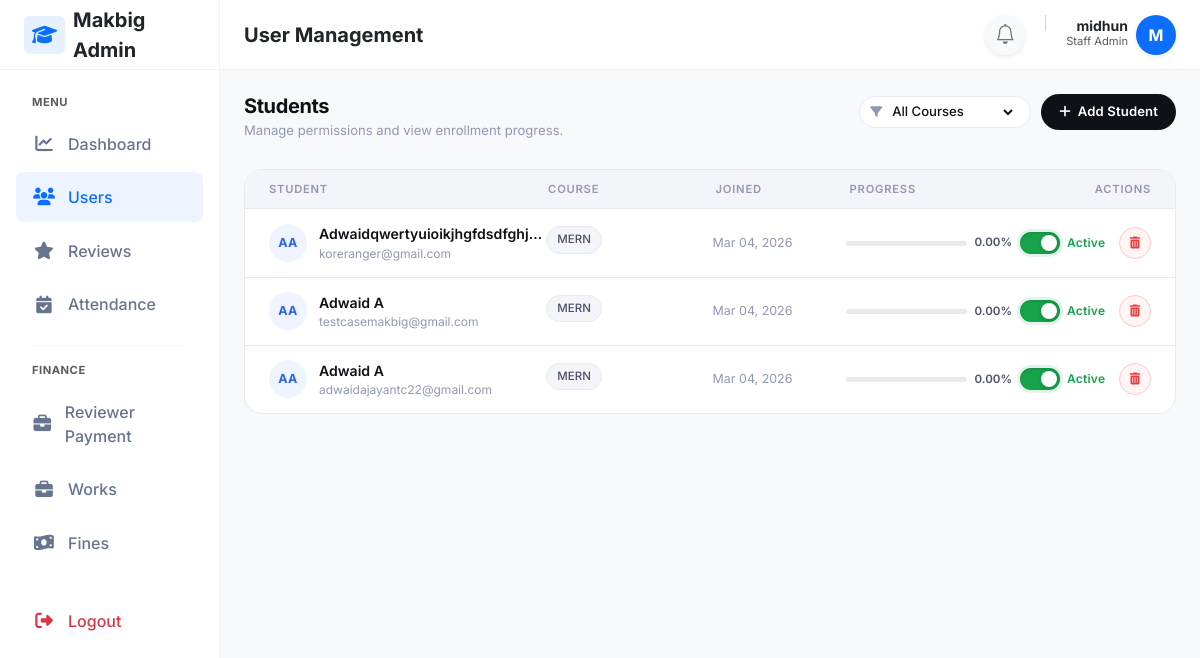
/staff/users/ (signed in), run on an earlier commit of the app's database.
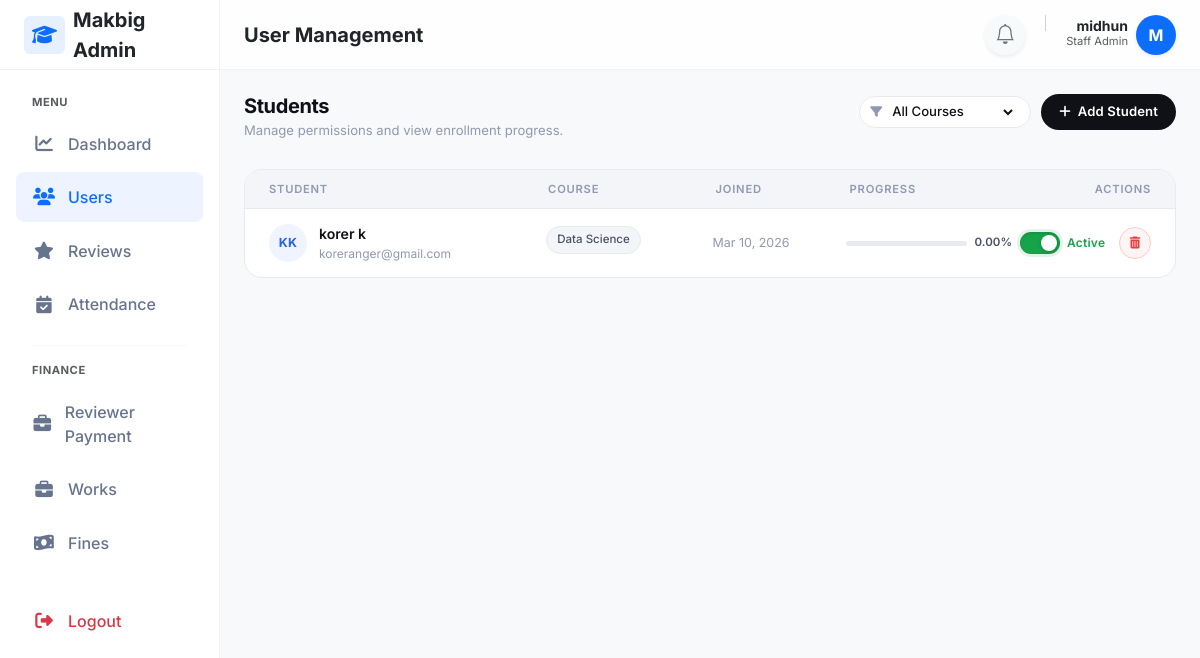
And on a later commit of the database.
### adminpanel/models.py (models this page shows, shortened)
class User(AbstractUser):
    email=models.EmailField(unique=True,db_index=True)
    mobile_number = models.CharField(max_length=15, blank=True, null=True,validators=[mobile_validator])
    is_student=models.BooleanField(default=False)
    first_name = models.CharField(max_length=100,validators=[name_validator])
    last_name = models.CharField(max_length=100,validators=[name_validator])

class StudentProfile(models.Model):
    user=models.OneToOneField(User, on_delete=models.CASCADE)
    course=models.ForeignKey(Course,on_delete=models.PROTECT)
    is_active = models.BooleanField(default=True)
    enrollment_date=models.DateField(auto_now_add=True)
    progress_percent=models.DecimalField(max_digits=5, decimal_places=2, default=0,validators=[MinValueValidator(Decimal('0.00')),MaxValueValidator(Decimal('100.00'))])

class Course(models.Model):
    name=models.CharField(max_length=200)
    description=models.TextField(blank=True,null=True, max_length=2000)
    duration_months=models.PositiveIntegerField(default=6,validators=[MinValueValidator(1),MaxValueValidator(60)])

### adminpanel/views.py (the view)
# urls.py: path('staff/users/', views.staff_students, name='staff_students'),
@never_cache
@login_required
@user_passes_test(is_admin_user)
def staff_students(request):
    courses=Course.objects.all()
    course_id=request.GET.get('course')
    students=StudentProfile.objects.select_related('user','course').order_by('-id')
    if course_id and course_id.isdigit():
        students=students.filter(course_id=int(course_id))
    paginator=Paginator(students,10)
    page_number=request.GET.get('page')
    page_obj=paginator.get_page(page_number)
    context={
            'page_obj':page_obj,
            'courses':courses,
            'selected_course':course_id,
        }
    return render(request,'adminpanel/users.html',context)

### adminpanel/views.py (called while the page is built)
def is_admin_user(user):
    return user.is_authenticated and (user.is_staff or user.is_superuser)

### reviewtickets/context_processors.py (called while the page is built)
def ticket_notifications(request):
    if request.user.is_authenticated and request.user.is_staff:
        count = ReviewTicket.objects.filter(
            status='pending',
            is_seen=False
        ).count()
        return {'ticket_notification_count': count}
    return {}

### templates/adminpanel/users.html (shortened to what this page needs)
{% extends "layouts/staff_layout.html" %}
{% block page_title %}User Management{% endblock %}
{% block content %}
<div class="page-header">
    <div class="page-header-left">
        <h4>Students</h4>
        <p>Manage permissions and view enrollment progress.</p>
    </div>
    <div class="page-header-right">
        <form method="get">
            <div class="filter-pill">
                <i class="fa-solid fa-filter"></i>
                <select name="course" onchange="this.form.submit()">
                    <option value="">All Courses</option>
                </select>
            </div>
        </form>
        <a href="{% url 'add_student' %}" class="btn-add">
            <i class="fa-solid fa-plus"></i> Add Student
        </a>
    </div>
</div>
<div class="table-card">
    <div class="table-head d-none d-md-grid">
        <span>Student</span>
        <span>Course</span>
        <span>Joined</span>
        <span>Progress</span>
        <span style="text-align:right;">Actions</span>
    </div>
    {% for student in page_obj %}
    <div class="s-row">
        <div style="display:flex; align-items:center; gap:12px; min-width:0;">
            <div class="avatar">
                {{ student.user.first_name|first|default:"U"|upper }}{{ student.user.last_name|first|default:""|upper }}
            </div>
            <div style="min-width:0;">
                <div class="s-name">{{ student.user.first_name }} {{ student.user.last_name }}</div>
                <div class="s-email">{{ student.user.email }}</div>
            </div>
        </div>
        <div>
            {% if student.course %}
                <span class="course-badge">{{ student.course.name }}</span>
            {% else %}
                <span class="s-date" style="font-style:italic;">—</span>
            {% endif %}
        </div>
        <div class="s-date">{{ student.enrollment_date|date:"M d, Y" }}</div>
        <div class="prog-wrap">
            <div class="prog-track">
            </div>
            <span class="prog-label">{{ student.progress_percent }}%</span>
        </div>
        <div class="actions-col">
            <div class="toggle-form"
                 onclick="document.getElementById('toggle-btn-{{ student.id }}').click()"
                 style="cursor:pointer;"
                 title="{% if student.is_active %}Click to deactivate{% else %}Click to activate{% endif %}">
                <div class="toggle-track {% if student.is_active %}on{% else %}off{% endif %}"></div>
                <span class="toggle-label {% if student.is_active %}on{% else %}off{% endif %}">
                    {% if student.is_active %}Active{% else %}Inactive{% endif %}
                </span>
            </div>
            <form method="POST" action="{% url 'delete_student' student.id %}">
                <button type="submit" class="btn-del"
                    onclick="return confirm('Delete this student? This cannot be undone.');">
                    <i class="fa-solid fa-trash-can"></i>
                </button>
            </form>
        </div>
    </div>
    {% endfor %}
</div>
{% endblock %}

### templates/layouts/staff_layout.html (shortened to what this page needs)
{% load static %}
<!DOCTYPE html>
<html lang="en">
<head>
    <link href="https://cdn.jsdelivr.net/npm/bootstrap@5.3.0/dist/css/bootstrap.min.css" rel="stylesheet">
    <link rel="stylesheet" href="https://cdnjs.cloudflare.com/ajax/libs/font-awesome/6.4.0/css/all.min.css">
    <link rel="stylesheet" href="https://cdn.jsdelivr.net/npm/bootstrap-icons@1.10.5/font/bootstrap-icons.css">
    <link rel="stylesheet" href="{% static 'css/attendance.css' %}">
</head>
<body>
    <aside class="sidebar" id="sidebar">
        <div class="sidebar-brand">
            <a href="#" class="text-decoration-none d-flex align-items-center gap-2 text-dark fs-5 fw-bold">
                <div class="bg-primary bg-opacity-10 text-primary rounded px-2 py-1">
                    <i class="fa-solid fa-graduation-cap"></i>
                </div>
                <span>Makbig Admin</span>
            </a>
        </div>
        <nav class="sidebar-nav">
            <div class="small fw-bold text-uppercase text-muted mb-2 px-3"
                style="font-size: 0.7rem; letter-spacing: 0.5px;">Menu</div>
            <a href="{% url 'staff_dashboard' %}"
                class="nav-link {% if request.resolver_match.url_name == 'staff_dashboard' %}active{% endif %}">
                <i class="fa-solid fa-chart-line"></i> Dashboard
            </a>
            <a href="{% url 'staff_students' %}"
                class="nav-link {% if request.resolver_match.url_name == 'staff_students' %}active{% endif %}">
                <i class="fa-solid fa-users"></i> Users
            </a>
            <a href="{% url 'staff_review_list' %}"
                class="nav-link {% if request.resolver_match.url_name == 'staff_review_list' %}active{% endif %}">
                <i class="fa-solid fa-star"></i> Reviews
            </a>
            <a href="{% url 'staff_attendance' %}"
                class="nav-link {% if request.resolver_match.url_name == 'staff_attendance' %}active{% endif %}">
                <i class="fa-solid fa-calendar-check"></i> Attendance
            </a>
            <div class="my-3 border-top mx-3 opacity-25"></div>
            <div class="small fw-bold text-uppercase text-muted mb-2 px-3"
                style="font-size: 0.7rem; letter-spacing: 0.5px;">Finance</div>
            <a href="{% url "reviewer_payment_dashboard" %}" class="nav-link">
                <i class="fa-solid fa-briefcase"></i> Reviewer Payment
            </a>
            <a href="{% url "manage_works" %}" class="nav-link">
                <i class="fa-solid fa-briefcase"></i> Works
            </a>
            <a href="{% url "fines" %}" class="nav-link">
                <i class="fa-solid fa-money-bill-wave"></i> Fines
            </a>
            <div class="mt-auto pt-4">
                <form method="POST" action="{% url 'student_logout' %}">
                    <button type="submit" class="nav-link w-100 text-danger border-0 bg-transparent">
                        <i class="fa-solid fa-right-from-bracket"></i> Logout
                    </button>
                </form>
            </div>
        </nav>
    </aside>
    <div class="main-wrapper">
        <header class="topbar">
            <div class="d-flex align-items-center gap-3">
                <h5 class="mb-0 fw-bold text-dark">{% block page_title %}Dashboard{% endblock %}</h5>
            </div>
            <div class="d-flex align-items-center gap-3">
                <a href="{% url 'staff_ticket_list' %}"
                    class="btn btn-light rounded-circle position-relative border-0 shadow-sm"
                    style="width: 40px; height: 40px; display: flex; align-items: center; justify-content: center;">
                    <i class="bi bi-bell fs-5 text-secondary"></i>
                </a>
                <div class="d-flex align-items-center gap-2">
                    <div class="text-end d-none d-sm-block">
                        <div class="fw-bold small text-dark lh-1">{{ request.user.first_name }} {{request.user.last_name }}</div>
                        <div class="text-muted" style="font-size: 0.7rem;">Staff Admin</div>
                    </div>
                    <div class="rounded-circle bg-primary text-white d-flex align-items-center justify-content-center fw-bold shadow-sm"
                        style="width:40px;height:40px; font-size: 1rem;">
                        {{ request.user.first_name|slice:":1"|upper }}
                    </div>
                </div>
            </div>
        </header>
        <div class="p-4">
{% block content %}
{% endblock %}
        </div>
    </div>
</body>
</html>

### templates/layouts/staff_layout.html (style rules this page uses)
:root { --sidebar-width: 220px; --topbar-height: 70px; --primary-soft: #eef4ff; --text-heading: #344767; --text-muted: #67748e; }
body { font-family: 'Inter', sans-serif; background-color: #f8f9fa; color: #495057; }
.sidebar { width: var(--sidebar-width); background: #fff; border-right: 1px solid rgba(0, 0, 0, 0.05); display: flex; flex-direction: column; position: fixed; top: 0; bottom: 0; left: 0; z-index: 1045; transition: transform 0.3s ease-in-out; }
.sidebar-brand { height: var(--topbar-height); display: flex; align-items: center; padding: 0 1.5rem; border-bottom: 1px solid rgba(0, 0, 0, 0.05); }
.sidebar-nav { padding: 1.5rem 1rem; flex-grow: 1; overflow-y: auto; }
.nav-link { display: flex; align-items: center; padding: 0.8rem 1rem; color: var(--text-muted); font-weight: 500; border-radius: 0.5rem; margin-bottom: 0.25rem; transition: all 0.2s; }
.nav-link:hover, .nav-link.active { background-color: var(--primary-soft); color: #0d6efd; text-decoration: none; }
.nav-link i { width: 24px; text-align: center; margin-right: 0.75rem; font-size: 1.1rem; }
.main-wrapper { margin-left: var(--sidebar-width); min-height: 100vh; display: flex; flex-direction: column; transition: margin-left 0.3s ease-in-out; }
.topbar { height: var(--topbar-height); background: rgba(255, 255, 255, 0.8); backdrop-filter: blur(10px); border-bottom: 1px solid rgba(0, 0, 0, 0.05); padding: 0 1.5rem; display: flex; align-items: center; justify-content: space-between; position: sticky; top: 0; z-index: 1020; }

What changed in the data, as far as the page shows it:
removed StudentProfile: user.first_name|first "A", user.last_name|first "A", user.first_name "Adwaidqwertyuioikjhgfdsdfghj…", user.email "koreranger@gmail.com", course.name "MERN", enrollment_date "Mar 04, 2026", progress_percent "0.00", is_active True (drawn)
removed StudentProfile: user.first_name|first "A", user.last_name|first "A", user.first_name "Adwaid", user.last_name "A", user.email "testcasemakbig@gmail.com", course.name "MERN", enrollment_date "Mar 04, 2026", progress_percent "0.00", is_active True (drawn)
changed StudentProfile: user.first_name|first "A" → "K"; user.last_name|first "A" → "K"; user.first_name "Adwaid" → "korer"; user.last_name "A" → "k"; user.email "adwaidajayantc22@gmail.com" → "koreranger@gmail.com"; course.name "MERN" → "Data Science"; enrollment_date "Mar 04, 2026" → "Mar 10, 2026"
